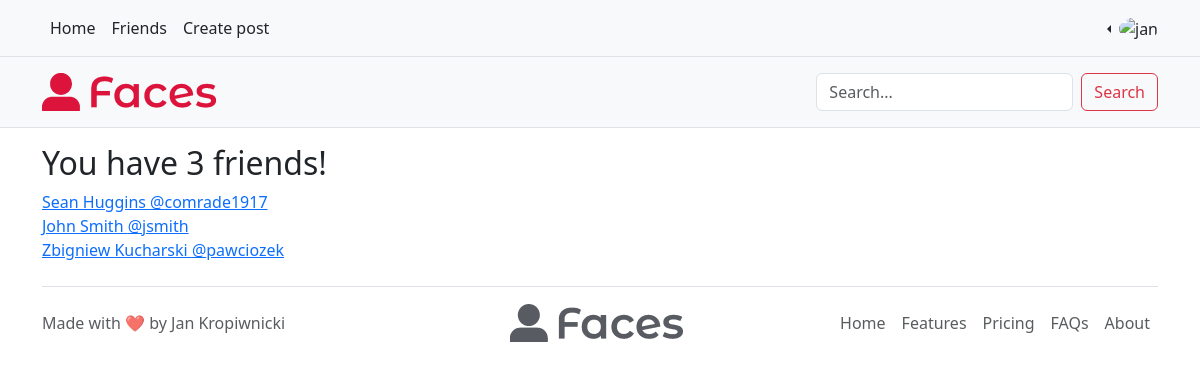
Page /friends/ (signed in) on the committed database.
### facebook2_app/models.py (models this page shows)
class Person(models.Model):
    user = models.OneToOneField(User, on_delete=models.CASCADE)
    friends = models.ManyToManyField("self")

### facebook2_app/views.py (the view)
# urls.py: path('friends/', facebook2_app.views.friend_list, name="friends"),
def friend_list(request):
    return render(request, "friend-list.html", {"friend_count": len(request.user.person.friends.all())})

### templates/friend-list.html (shortened to what this page needs)
{% extends 'base.html' %}
{% block content %}
    <h2>You have {% if friend_count == 0 %}no{% else %}{{ friend_count }}{% endif %} friend{% if friend_count != 1 %}s{% endif %}!</h2>
    {% for friend in user.person.friends.all %}
        <a href="{% url 'user' friend.user.username %}">{{ friend.user.first_name }} {{ friend.user.last_name }} @{{ friend.user.username }}</a><br>
    {% endfor %}
{% endblock %}

### rows in the picture
Person: user.first_name "Sean", user.last_name "Huggins", user.username "comrade1917"
Person: user.first_name "John", user.last_name "Smith", user.username "jsmith"
Person: user.first_name "Zbigniew", user.last_name "Kucharski", user.username "pawciozek"

### other values in the picture
{{ friend_count }} "3"
